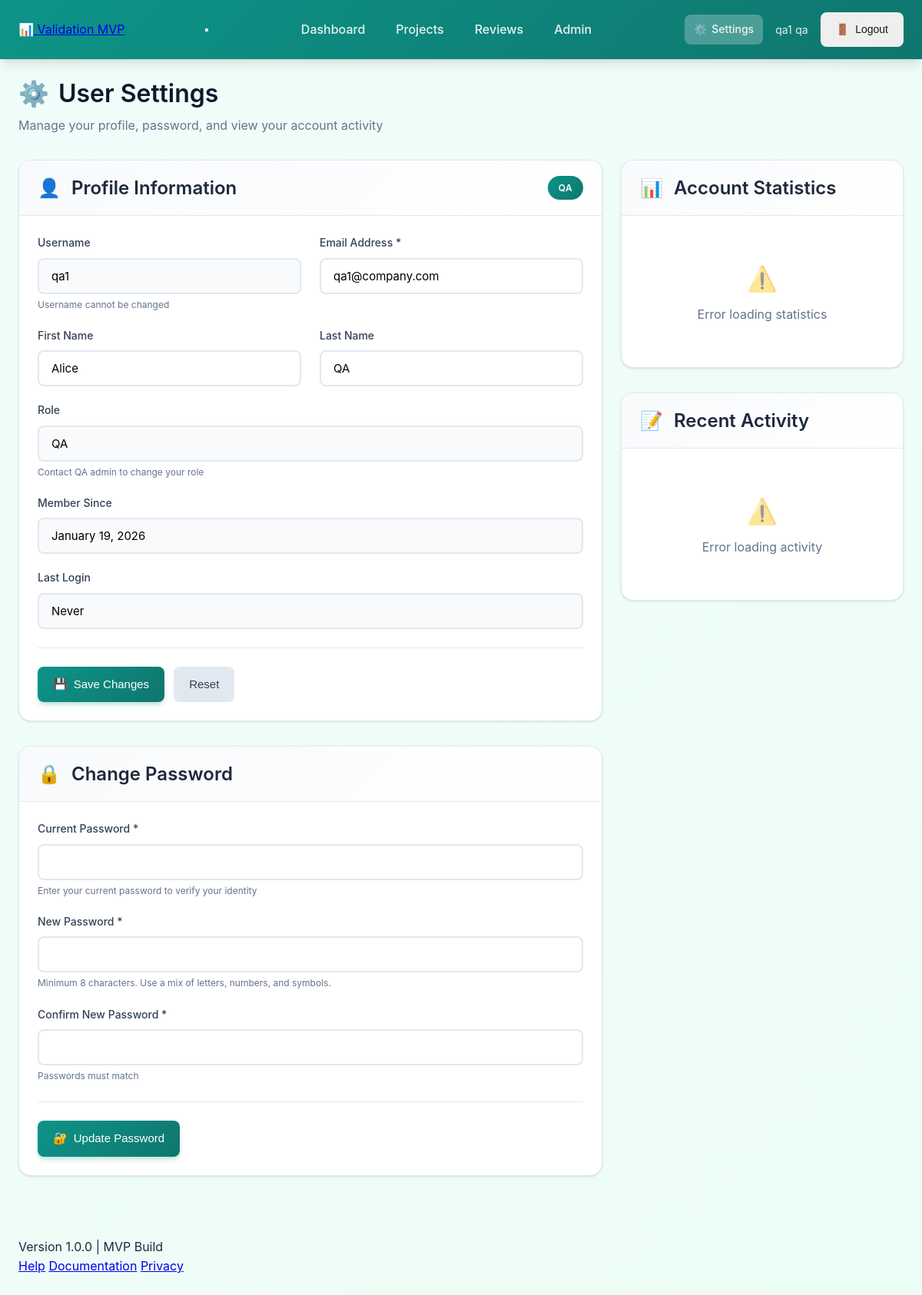
/settings/ (signed in), run on an earlier commit of the app's database.
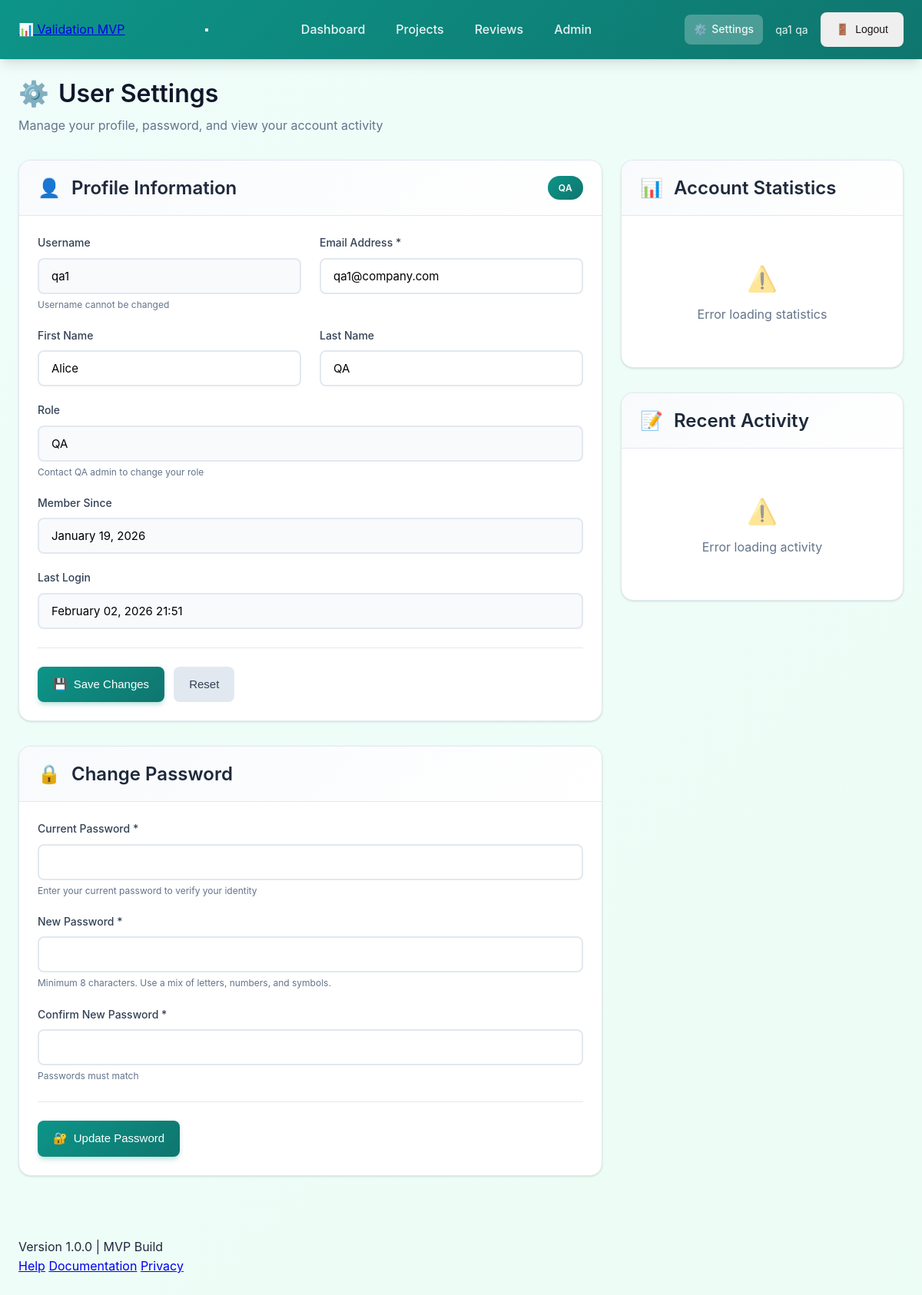
And on a later commit of the database.
### apps/users/models.py (models this page shows, shortened)
class User(AbstractUser):
    ROLE_CHOICES = [
        ('analyst', 'Analyst'),
        ('reviewer', 'Reviewer'),
        ('qa', 'QA'),
    ]
    role = models.CharField(max_length=20, choices=ROLE_CHOICES, default='analyst')

### apps/frontend/views.py (the view)
# urls.py: path('settings/', views.settings, name='settings'),
@login_required(login_url='login')
def settings(request):
    return render(request, 'settings.html')

### templates/settings.html (shortened to what this page needs)
{% extends 'base.html' %}
{% load static %}
{% block content %}
<div class="container">
    <div class="page-header">
        <h1>
            <span class="page-icon">⚙️</span>
            User Settings
        </h1>
        <p class="page-description">Manage your profile, password, and view your account activity</p>
    </div>
    <div class="row">
        <div class="col-8">
            <div class="card mb-4">
                <div class="card-header">
                    <h2>
                        <span class="card-icon">👤</span>
                        Profile Information
                    </h2>
                    <span class="badge badge-role">{{ user.get_role_display }}</span>
                </div>
                <div class="card-body">
                    <form id="profileForm" class="form-horizontal">
                        <div class="row">
                            <div class="col-6">
                                <div class="form-group">
                                    <label for="username">Username</label>
                                    <input type="text" id="username" name="username" class="form-control" value="{{ user.username }}" readonly>
                                    <small class="form-text text-muted">Username cannot be changed</small>
                                </div>
                            </div>
                            <div class="col-6">
                                <div class="form-group">
                                    <label for="email">Email Address *</label>
                                    <input type="email" id="email" name="email" class="form-control" value="{{ user.email }}" required>
                                </div>
                            </div>
                        </div>
                        <div class="row">
                            <div class="col-6">
                                <div class="form-group">
                                    <label for="first_name">First Name</label>
                                    <input type="text" id="first_name" name="first_name" class="form-control" value="{{ user.first_name }}">
                                </div>
                            </div>
                            <div class="col-6">
                                <div class="form-group">
                                    <label for="last_name">Last Name</label>
                                    <input type="text" id="last_name" name="last_name" class="form-control" value="{{ user.last_name }}">
                                </div>
                            </div>
                        </div>
                        <div class="form-group">
                            <label>Role</label>
                            <input type="text" class="form-control" value="{{ user.get_role_display }}" readonly>
                            <small class="form-text text-muted">Contact QA admin to change your role</small>
                        </div>
                        <div class="form-group">
                            <label>Member Since</label>
                            <input type="text" class="form-control" value="{{ user.date_joined|date:'F d, Y' }}" readonly>
                        </div>
                        <div class="form-group">
                            <label>Last Login</label>
                            <input type="text" class="form-control" value="{% if user.last_login %}{{ user.last_login|date:'F d, Y H:i' }}{% else %}Never{% endif %}" readonly>
                        </div>
                        <div class="form-actions">
                            <button type="submit" class="btn btn-primary">
                                <span class="btn-icon">💾</span>
                                Save Changes
                            </button>
                            <button type="reset" class="btn btn-secondary">Reset</button>
                        </div>
                    </form>
                </div>
            </div>
            <div class="card mb-4">
                <div class="card-header">
                    <h2>
                        <span class="card-icon">🔒</span>
                        Change Password
                    </h2>
                </div>
                <div class="card-body">
                    <form id="passwordForm" class="form-horizontal">
                        <div class="form-group">
                            <label for="current_password">Current Password *</label>
                            <input type="password" id="current_password" name="current_password" class="form-control" required>
                            <small class="form-text text-muted">Enter your current password to verify your identity</small>
                        </div>
                        <div class="form-group">
                            <label for="new_password">New Password *</label>
                            <input type="password" id="new_password" name="new_password" class="form-control" required minlength="8">
                            <small class="form-text text-muted">Minimum 8 characters. Use a mix of letters, numbers, and symbols.</small>
                        </div>
                        <div class="form-group">
                            <label for="confirm_password">Confirm New Password *</label>
                            <input type="password" id="confirm_password" name="confirm_password" class="form-control" required>
                            <small class="form-text text-muted" id="passwordMatch">Passwords must match</small>
                        </div>
                        <div class="form-actions">
                            <button type="submit" class="btn btn-primary">
                                <span class="btn-icon">🔐</span>
                                Update Password
                            </button>
                        </div>
                    </form>
                </div>
            </div>
        </div>
        <div class="col-4">
            <div class="card mb-4">
                <div class="card-header">
                    <h2>
                        <span class="card-icon">📊</span>
                        Account Statistics
                    </h2>
                </div>
                <div class="card-body">
                    <div id="userStats" class="stats-container">
                    </div>
                </div>
            </div>
            <div class="card">
                <div class="card-header">
                    <h2>
                        <span class="card-icon">📝</span>
                        Recent Activity
                    </h2>
                </div>
                <div class="card-body">
                    <div id="activityLog" class="activity-container">
                    </div>
                </div>
            </div>
        </div>
    </div>
</div>
{% endblock %}

### templates/base.html (shortened to what this page needs)
{% load static %}
<!DOCTYPE html>
<html lang="en">
<head>
    <link rel="stylesheet" href="{% static 'css/style.css' %}">
</head>
<body>
    {% if user.is_authenticated %}
    <header class="site-header">
        <div class="container">
            <nav class="main-nav">
                <div class="nav-brand">
                    <a href="/" class="logo-link">
                        <span class="logo-icon">📊</span>
                        <span class="logo-text">Validation MVP</span>
                    </a>
                </div>
                <button class="nav-toggle" id="navToggle" aria-label="Toggle navigation" aria-expanded="false">
                </button>
                <div class="nav-menu" id="navMenu">
                    <ul class="nav-links">
                        <li class="nav-item">
                            <a href="/" class="nav-link {% if request.path == '/' %}active{% endif %}">Dashboard</a>
                        </li>
                        <li class="nav-item">
                            <a href="/projects/" class="nav-link {% if '/projects/' in request.path %}active{% endif %}">Projects</a>
                        </li>
                        {% if user.role == 'reviewer' or user.role == 'qa' %}
                        <li class="nav-item">
                            <a href="/review/" class="nav-link {% if '/review/' in request.path %}active{% endif %}">Reviews</a>
                        </li>
                        {% endif %}
                        {% if user.role == 'qa' %}
                        <li class="nav-item">
                            <a href="/admin_panel/" class="nav-link {% if '/admin_panel/' in request.path %}active{% endif %}">Admin</a>
                        </li>
                        {% endif %}
                    </ul>
                </div>
                <div class="user-menu">
                    <a href="/settings/" class="nav-link settings-link {% if '/settings/' in request.path %}active{% endif %}" title="Settings">
                        <span class="nav-icon">⚙️</span>
                        <span class="settings-text">Settings</span>
                    </a>
                    <div class="user-info">
                        <span class="user-name">{{ user.username }}</span>
                        <span class="user-role">{{ user.role }}</span>
                    </div>
                    <form method="post" action="/accounts/logout/" class="logout-form">
                        <button type="submit" class="btn btn-logout">
                            <span class="btn-icon">🚪</span>
                            <span class="btn-text">Logout</span>
                        </button>
                    </form>
                </div>
            </nav>
        </div>
    </header>
    {% endif %}
    <main class="main-content">
        {% block content %}{% endblock %}
    </main>
    <footer class="site-footer">
        <div class="container">
            <div class="footer-content">
                <div class="footer-left">
                    <p class="version-info">Version 1.0.0 | MVP Build</p>
                </div>
                <div class="footer-right">
                    <a href="/help/" class="footer-link">Help</a>
                    <a href="/docs/" class="footer-link">Documentation</a>
                    <a href="/privacy/" class="footer-link">Privacy</a>
                </div>
            </div>
        </div>
    </footer>
</body>
</html>

### templates/settings.html (style rules this page uses)
.page-header { margin-bottom: 2rem; }
.page-header h1 { display: flex; align-items: center; gap: 0.75rem; margin-bottom: 0.5rem; }
.page-icon { font-size: 2rem; }
.page-description { color: var(--gray-500); margin: 0; }
.card-icon { margin-right: 0.5rem; }
.badge-role { background: linear-gradient(135deg, var(--primary) 0%, var(--primary-dark) 100%); color: white; padding: 0.375rem 0.875rem; border-radius: 9999px; font-size: 0.75rem; font-weight: 600; text-transform: uppercase; letter-spacing: 0.025em; }
.form-horizontal .row { margin-bottom: 0; }
.form-control[readonly] { background-color: var(--gray-50); cursor: not-allowed; }
.form-actions { display: flex; gap: 0.75rem; margin-top: 1.5rem; padding-top: 1.5rem; border-top: 1px solid var(--gray-200); }
.stats-container { display: flex; flex-direction: column; gap: 1rem; }
.activity-container { max-height: 500px; overflow-y: auto; }

What changed in the data, as far as the page shows it:
changed User "qa1": last_login "Never" → "February 02, 2026 21:51"
